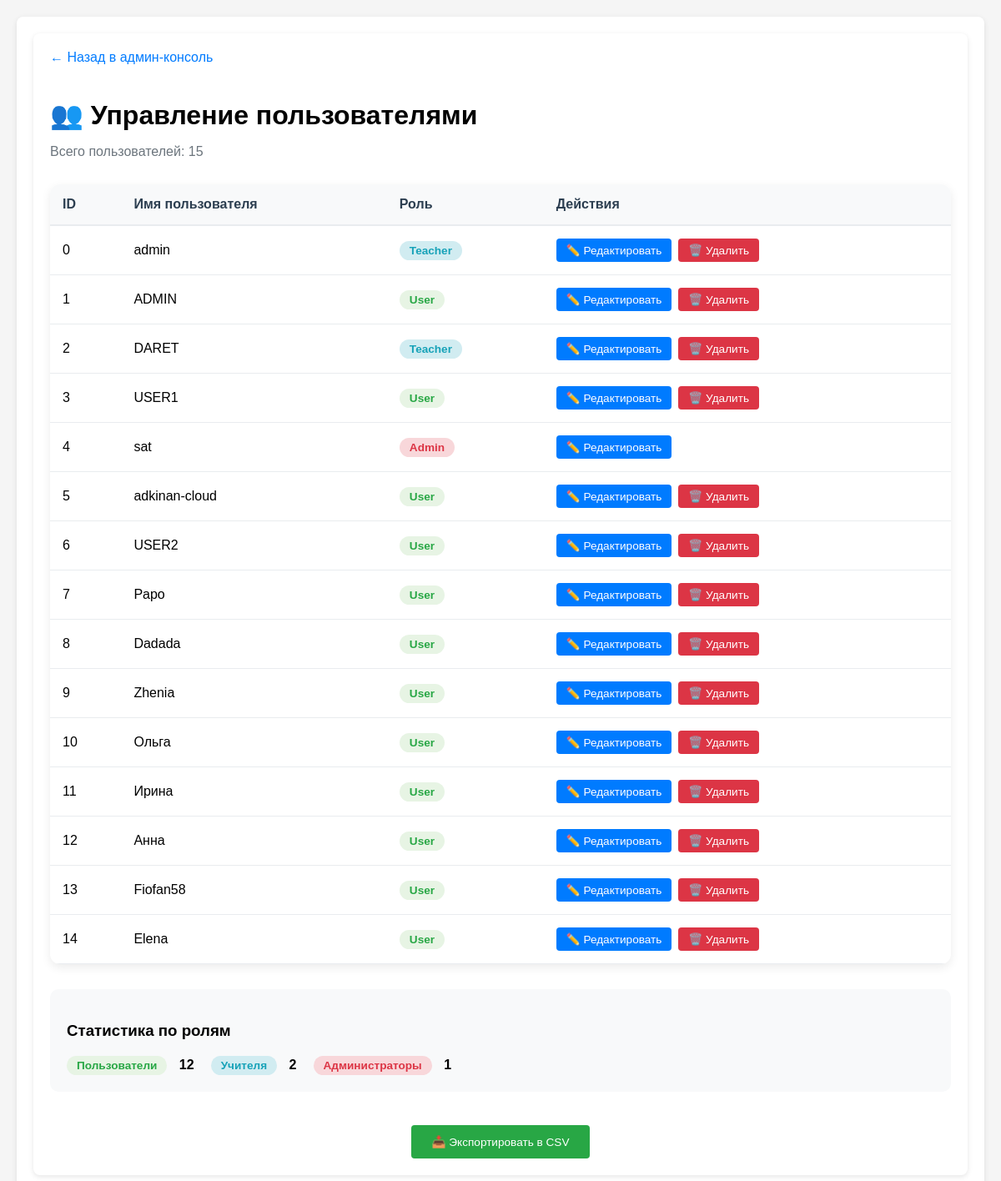
Page /cons/users (signed in) on the earlier database version.
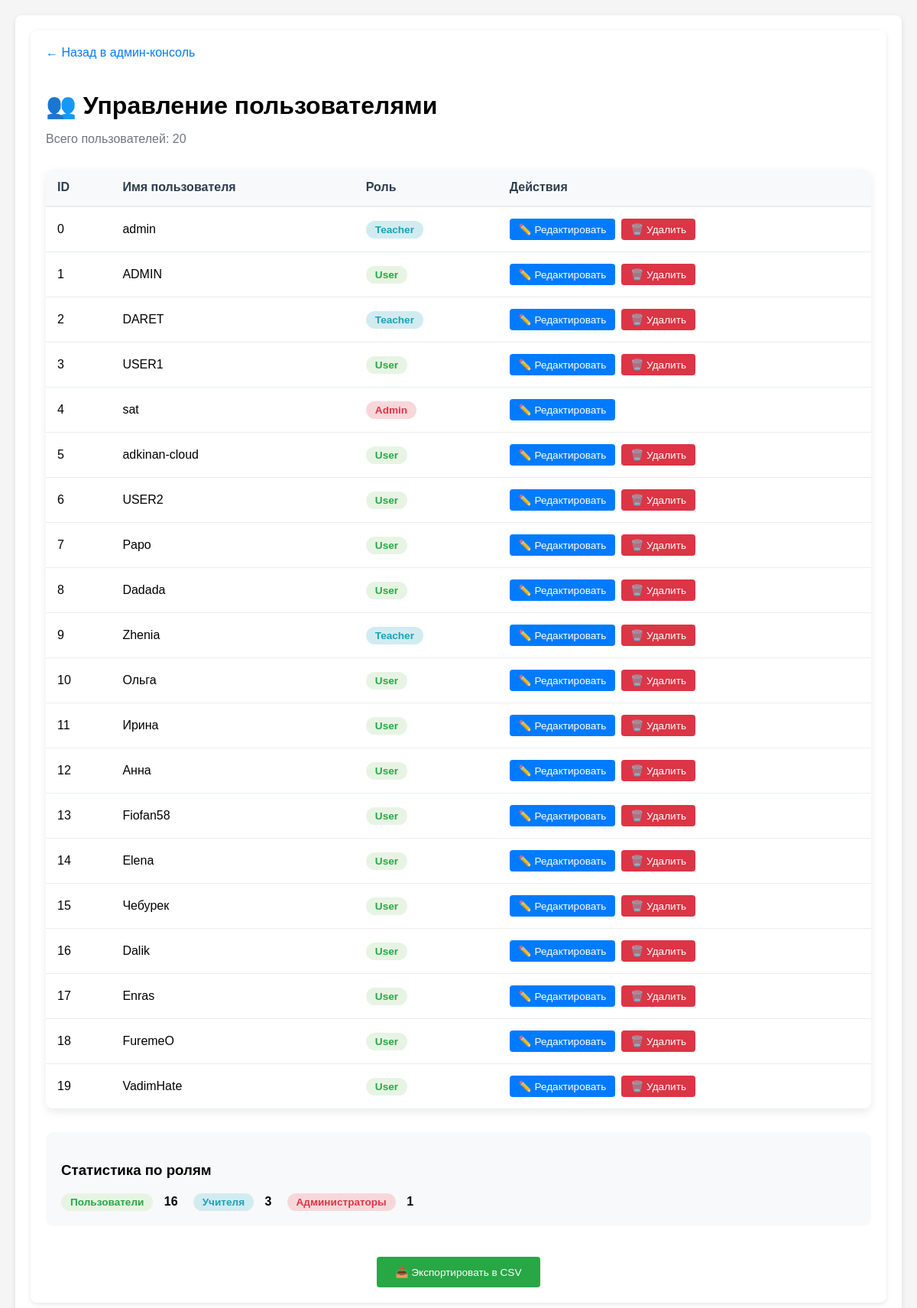
Same page on the later database version.
### app.py (models this page shows, shortened)
class User(db.Model, UserMixin):
    __tablename__ = 'Users'
    id =  db.Column(db.Integer, primary_key=True)
    username = db.Column(db.String(64), unique=True, nullable=False)
    password_hash = db.Column(db.String(64), nullable=False)
    privileges = db.Column(db.Integer, default = 0)
    def __repr__(self):
        return f'<User {self.username}>'
    @property
    def is_admin(self):
        return self.privileges
    @property
    def role_name(self):
        roles = {
            0: 'user',
            1: 'teacher',
            2: 'admin'
        }
        return roles.get(self.privileges, 'unknown')

### app.py (the view)
@app.route('/cons/users')
def console_users():
    if not check_admin():
        return redirect(url_for('ErAuth'))
    users = User.query.order_by(User.id).all()
    return render_template(con + 'console_users.html', users=users)

### app.py (called while the page is built)
@login_manager.user_loader
def load_user(user_id):
    return User.query.get(int(user_id))

def check_admin():
    curent_user = User.query.filter(
        User.username.ilike(
            session.get('curent_user')
        )
    ).first()
    print("DEBUD: curent user-admin is", curent_user)
    print("DEBUG: curent user-admin privileges -", curent_user.is_admin)
    if not curent_user or curent_user.role_name != 'admin':
        return False
    else:
        return True

### templates/console_dir/console_users.html (shortened to what this page needs)
{% extends 'base.html' %}
{% block content %}
<div class="container">
    <div style="margin-bottom: 30px;">
        <a href="{{ url_for('cons') }}" style="text-decoration: none; color: #007bff; display: inline-block; margin-bottom: 20px;">
            ← Назад в админ-консоль
        </a>
        <h1 style="margin-bottom: 10px;">👥 Управление пользователями</h1>
        <p style="color: #6c757d;">Всего пользователей: {{ users|length }}</p>
    </div>
    <div class="users-table">
        <table>
            <thead>
                <tr>
                    <th>ID</th>
                    <th>Имя пользователя</th>
                    <th>Роль</th>
                    <th>Действия</th>
                </tr>
            </thead>
            <tbody>
                {% for user in users %}
                <tr>
                    <td>{{ user.id }}</td>
                    <td>{{ user.username }}</td>
                    <td>
                        <span class="user-role-badge role-{{ user.role_name }}">
                            {{ user.role_name|title }}
                        </span>
                    </td>
                    <td>
                        <div class="action-buttons">
                            <a href="{{ url_for('console_user_edit', user_id=user.id) }}"
                               class="action-btn edit">✏️ Редактировать</a>
                            {% if user.username != session.get('curent_user') %}
                            <form action="{{ url_for('console_user_delete', user_id=user.id) }}"
                                  method="POST"
                                  onsubmit="return confirm('Удалить пользователя {{ user.username }}?');"
                                  style="display: inline;">
                                <button type="submit" class="action-btn delete">🗑️ Удалить</button>
                            </form>
                            {% endif %}
                        </div>
                    </td>
                </tr>
                {% endfor %}
            </tbody>
        </table>
    </div>
    <div style="background: #f8f9fa; padding: 20px; border-radius: 10px; margin-bottom: 30px;">
        <h3>Статистика по ролям</h3>
        <div style="display: flex; gap: 20px; margin-top: 15px;">
            <div>
                <span class="user-role-badge role-user">Пользователи</span>
                <strong style="margin-left: 10px;">{{ users|selectattr('privileges', 'equalto', 0)|list|length }}</strong>
            </div>
            <div>
                <span class="user-role-badge role-teacher">Учителя</span>
                <strong style="margin-left: 10px;">{{ users|selectattr('privileges', 'equalto', 1)|list|length }}</strong>
            </div>
            <div>
                <span class="user-role-badge role-admin">Администраторы</span>
                <strong style="margin-left: 10px;">{{ users|selectattr('privileges', 'equalto', 2)|list|length }}</strong>
            </div>
        </div>
    </div>
    <div style="text-align: center; margin-top: 40px;">
        <a href="{{ url_for('export_users_csv') }}" class="action-btn" style="background: #28a745; color: white; padding: 12px 25px;">
            📥 Экспортировать в CSV
        </a>
    </div>
</div>
{% endblock %}
{% set show_footer = False %}

### templates/base.html (shortened to what this page needs)
<!doctype html>
<html lang="ru">
<head>
{% block header %}
<link rel="stylesheet" href="{{ url_for('static', filename='style.css') }}">
{% endblock  %}
</head>
<body>
<div class="container">
  {% block content %}{% endblock %}
</div>
</body>
</html>

### static/style.css (style rules this page uses)
body { font-family: Arial, sans-serif; margin: 0; padding: 20px; background: #f5f5f5; }
.container { max-width: 1300px; margin: auto; background: white; padding: 20px; border-radius: 8px; box-shadow: 0 2px 6px rgba(0,0,0,.1); }
button, .btn { padding: 10px 20px; background: #007bff; color: white; border: none; border-radius: 4px; cursor: pointer; font-size: 1rem; }

### templates/console_dir/console_users.html (style rules this page uses)
.users-table { background: white; border-radius: 12px; overflow: hidden; box-shadow: 0 4px 12px rgba(0,0,0,0.08); margin-bottom: 30px; }
.users-table table { width: 100%; border-collapse: collapse; }
.users-table th { background: #f8f9fa; padding: 15px; text-align: left; font-weight: 600; color: #2c3e50; border-bottom: 2px solid #e9ecef; }
.users-table td { padding: 15px; border-bottom: 1px solid #e9ecef; }
.user-role-badge { display: inline-block; padding: 4px 12px; border-radius: 20px; font-size: 0.85rem; font-weight: 600; }
.role-user { background: #e7f4e4; color: #28a745; }
.role-teacher { background: #d1ecf1; color: #17a2b8; }
.role-admin { background: #f8d7da; color: #dc3545; }
.action-buttons { display: flex; gap: 8px; }
.action-btn { padding: 6px 12px; border: none; border-radius: 4px; font-size: 0.85rem; cursor: pointer; text-decoration: none; display: inline-block; }
.action-btn.edit { background: #007bff; color: white; }
.action-btn.delete { background: #dc3545; color: white; }

Differences in the rows shown:
changed User "Zhenia": privileges 0 → 1 (drawn); role_name "User" → "Teacher"
added User: id "15", username "Чебурек", role_name "User"
added User: id "16", username "Dalik", role_name "User"
added User: id "17", username "Enras", role_name "User"
added User: id "18", username "FuremeO", role_name "User"
added User: id "19", username "VadimHate", role_name "User"
Other differences:
{{ users|length }}: "15" → "20"
{{ users|selectattr('privileges', 'equalto', 0)|list|length }}: "12" → "16"
{{ users|selectattr('privileges', 'equalto', 1)|list|length }}: "2" → "3"
